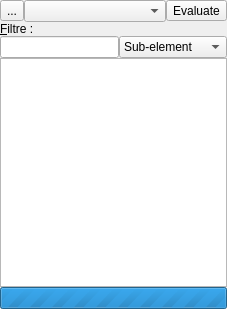
<?xml version="1.0" encoding="UTF-8"?>
<ui version="4.0">
 <class>XmlPresentationWidget</class>
 <widget class="QWidget" name="XmlPresentationWidget">
  <property name="geometry">
   <rect>
    <x>0</x>
    <y>0</y>
    <width>227</width>
    <height>309</height>
   </rect>
  </property>
  <property name="windowTitle">
   <string/>
  </property>
  <layout class="QGridLayout" name="gridLayout">
   <property name="margin">
    <number>0</number>
   </property>
   <property name="spacing">
    <number>0</number>
   </property>
   <item row="0" column="0">
    <widget class="QToolButton" name="m_refreshToolButton">
     <property name="toolTip">
      <string>Refresh</string>
     </property>
     <property name="whatsThis">
      <string>Refresh the list of files present in the &lt;i&gt;log&lt;/i&gt; directory.</string>
     </property>
     <property name="text">
      <string>...</string>
     </property>
     <property name="icon">
      <iconset resource="../../../../xinx/application.qrc">
       <normaloff>:/images/reload.png</normaloff>:/images/reload.png</iconset>
     </property>
    </widget>
   </item>
   <item row="0" column="4">
    <widget class="QToolButton" name="m_evaluateToolButton">
     <property name="toolTip">
      <string>Run X-Query</string>
     </property>
     <property name="whatsThis">
      <string>Click on this button to open &lt;i&gt;X-Query&lt;/i&gt; dialog and query the XML document.</string>
     </property>
     <property name="text">
      <string>Evaluate</string>
     </property>
     <property name="icon">
      <iconset resource="../../plugindefinition/coreplugin.qrc">
       <normaloff>:/images/run.png</normaloff>:/images/run.png</iconset>
     </property>
    </widget>
   </item>
   <item row="1" column="0" colspan="5">
    <widget class="QLabel" name="label">
     <property name="text">
      <string>&amp;Filtre :</string>
     </property>
     <property name="buddy">
      <cstring>m_filtreLineEdit</cstring>
     </property>
    </widget>
   </item>
   <item row="2" column="0" colspan="3">
    <widget class="XinxLineEdit" name="m_filtreLineEdit">
     <property name="whatsThis">
      <string>Filter to use in the view. &lt;b&gt;XINX&lt;/b&gt; searches the node where the name matches the filter (literal or regular expression).</string>
     </property>
    </widget>
   </item>
   <item row="2" column="3" colspan="2">
    <widget class="QComboBox" name="m_filterComboBox">
     <property name="whatsThis">
      <string>If &lt;i&gt;Sub-element&lt;/i&gt; is selected when an element is found, all sub-elements are showed. &lt;br/&gt;
If &lt;i&gt;None&lt;/i&gt; is selected only matched elements is showed.</string>
     </property>
     <item>
      <property name="text">
       <string>Sub-element</string>
      </property>
     </item>
     <item>
      <property name="text">
       <string>None</string>
      </property>
     </item>
    </widget>
   </item>
   <item row="3" column="0" colspan="5">
    <widget class="XmlPresentationTreeView" name="m_presentationTreeView">
     <property name="dragEnabled">
      <bool>true</bool>
     </property>
     <property name="selectionBehavior">
      <enum>QAbstractItemView::SelectItems</enum>
     </property>
    </widget>
   </item>
   <item row="0" column="1" colspan="3">
    <widget class="QComboBox" name="m_presentationComboBox">
     <property name="whatsThis">
      <string>List of file in the &lt;i&gt;log&lt;/i&gt; directory. If you select a file, the view is updated with the content of the file. &lt;br/&gt;

You can open a file of the list, or a file in another directory.</string>
     </property>
    </widget>
   </item>
   <item row="4" column="0" colspan="5">
    <widget class="QProgressBar" name="m_presentationProgressBar">
     <property name="maximum">
      <number>0</number>
     </property>
     <property name="value">
      <number>163412</number>
     </property>
     <property name="orientation">
      <enum>Qt::Horizontal</enum>
     </property>
    </widget>
   </item>
  </layout>
 </widget>
 <customwidgets>
  <customwidget>
   <class>XinxLineEdit</class>
   <extends>QLineEdit</extends>
   <header location="global">xinxlineedit.h</header>
  </customwidget>
  <customwidget>
   <class>XmlPresentationTreeView</class>
   <extends>QTreeView</extends>
   <header>docks/datastream/xmlpresentationtreeview.h</header>
  </customwidget>
 </customwidgets>
 <resources>
  <include location="../../plugindefinition/coreplugin.qrc"/>
  <include location="../../../../xinx/application.qrc"/>
 </resources>
 <connections/>
</ui>
